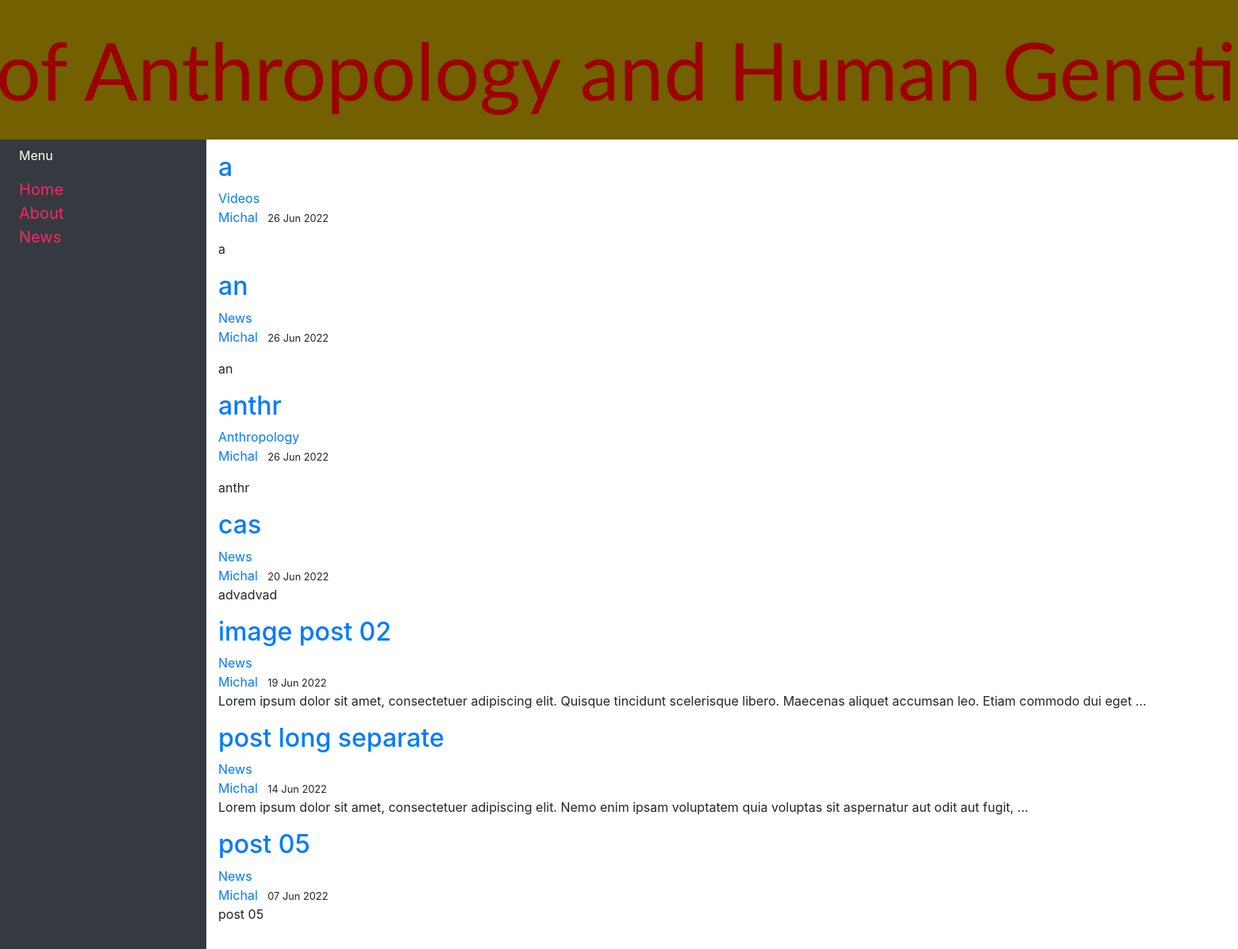
Before: / with the older database file.
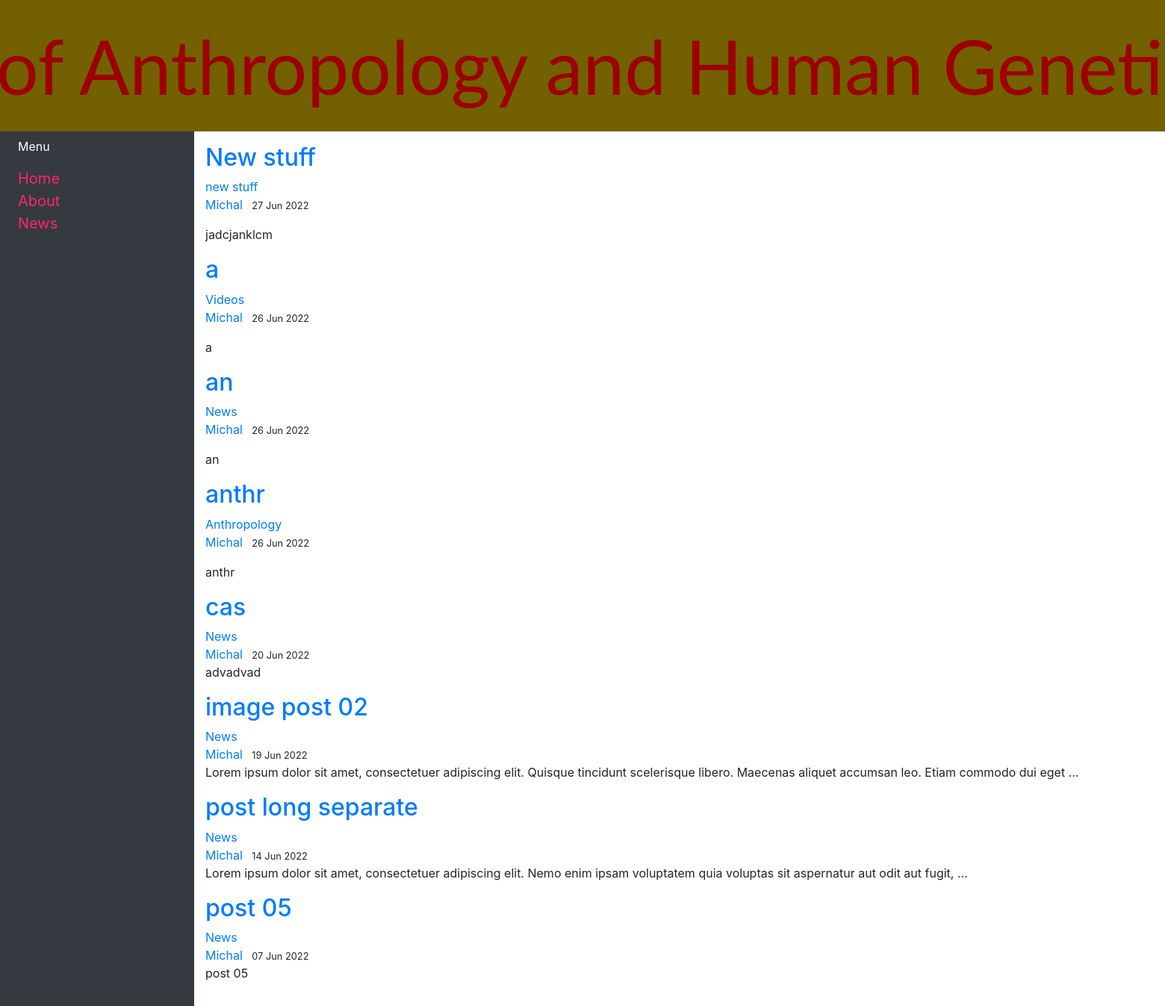
After: the same page with the newer database file.
### blog/models.py (models this page shows, shortened)
class Post(models.Model):
    title = models.CharField(max_length=200, unique=True)
    slug = models.SlugField(max_length=200, unique=True)
    author = models.ForeignKey(User, on_delete= models.CASCADE,related_name='blog_posts')
    updated_on = models.DateTimeField(auto_now= True)
    content = RichTextField(blank=True, null=True)
    created_on = models.DateTimeField(auto_now_add=True)
    status = models.IntegerField(choices=STATUS, default=1)
    article_image = models.ImageField(null = True, blank = True, upload_to = "images/")
    category = models.CharField(max_length=255, default="News")
    class Meta:
        ordering = ['-created_on']

### blog/views.py (the view)
# urls.py: path('', views.PostList.as_view(), name='blog-home'),
class PostList(generic.ListView):
    model = Post
    queryset = Post.objects.filter(status=1).order_by('-created_on')
    template_name = 'blog/home.html'

### blog/templates/blog/home.html (shortened to what this page needs)
{% extends "blog/base.html" %}
{% load static %}
{% block content %}
    {% for post in post_list  %}
    <article class="media content-section">
        <div class="media-body">
            <div class="article-metadata">
                <h2><a class="article-title" href="{% url 'article-detail' post.pk %}">{{ post.title }}</a></h2>
            </div>
            <a class="mr-2" href="{% url 'category' post.category|slugify %}">{{ post.category }}</a></br>
            <a class="mr-2" href="#">{{ post.author }}</a>
            <small class="mr-2">{{ post.created_on|date:'d M Y' }}</small>
            <p class="article-content">{{ post.content|truncatewords:20|safe|linebreaksbr }}</p>
        </div>
    </article>
    {% endfor %}
    <link rel="stylesheet" href="https://maxcdn.bootstrapcdn.com/bootstrap/4.0.0/css/bootstrap.min.css">
    <link rel="stylesheet" href="{% static "css/main03.css" %}" />
{% endblock content %}

Changed rows visible on the page:
added Post: title "New stuff", category "new stuff", author "Michal", created_on "27 Jun 2022", content "jadcjanklcm"
